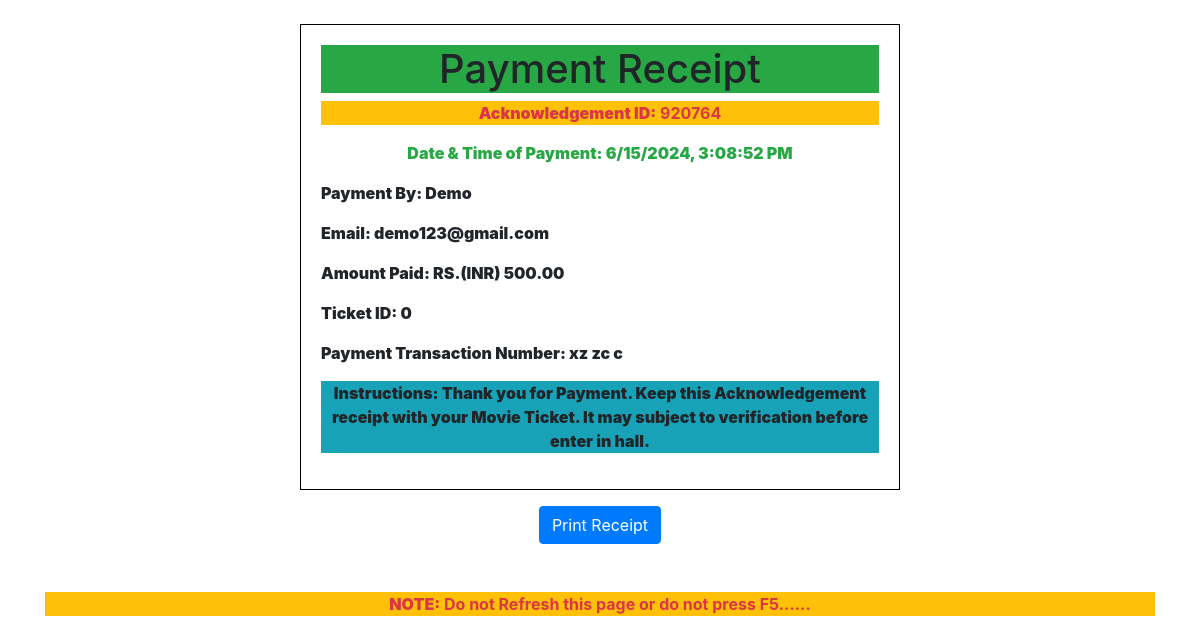
Screenshot of /generate_ticket.php?payment_id=2 (signed in) with the database file from the repository.
### tables this page shows
CREATE TABLE `payment` (
  `payment_id` int NOT NULL AUTO_INCREMENT,
  `paymentname` varchar(255) NOT NULL,
  `email` varchar(255) NOT NULL,
  `amount` decimal(10,2) NOT NULL,
  `ticketid` int NOT NULL,
  `transaction` varchar(255) NOT NULL,
  PRIMARY KEY (`payment_id`)
);

### generate_ticket.php (the view, shortened to what this page needs)
<?php
$host = 'localhost';
$username = 'root';
$password = '';
$database = 'movie_ticket';
$conn = mysqli_connect($host, $username, $password, $database);
if (isset($_GET["payment_id"])) {
    $paymentId = $_GET["payment_id"];
    $query = "SELECT paymentname, email, amount, ticketid, transaction FROM payment WHERE payment_id = ?";
    $stmt = mysqli_prepare($conn, $query);
    if ($stmt) {
        mysqli_stmt_bind_param($stmt, "i", $paymentId);
        mysqli_stmt_execute($stmt);
        $result = mysqli_stmt_get_result($stmt);
        if ($result && mysqli_num_rows($result) > 0) {
            $paymentDetails = mysqli_fetch_assoc($result);
        }
    }
}
?>
<!DOCTYPE html>
<html>
<head>
    <link rel="stylesheet" href="https://maxcdn.bootstrapcdn.com/bootstrap/4.5.2/css/bootstrap.min.css">
</head>
<body>
    <div class="container mt-4">
        <div class="ticket">
            <h1 class="text-center bg-success">Payment Receipt</h1>
            <strong><p class="text-center text-danger bg-warning"><strong>Acknowledgement ID:</strong> <span id="ticketID"></span></p><strong>
            <p class="text-center text-success"><strong>Date & Time of Payment:</strong> <span id="ticketDate"></span></p>
            <p><strong>Payment By:</strong> <?php echo $paymentDetails['paymentname']; ?></p>
            <p><strong>Email:</strong> <?php echo $paymentDetails['email']; ?></p>
            <p><strong>Amount Paid:</strong> RS.(INR) <?php echo $paymentDetails['amount']; ?></p>
            <p><strong>Ticket ID:</strong> <?php echo $paymentDetails['ticketid']; ?></p>
            <p><strong>Payment Transaction Number:</strong> <?php echo $paymentDetails['transaction']; ?></p>
            <p class="text-center bg-info"><strong>Instructions:</strong> Thank you for Payment. Keep this Acknowledgement receipt with your Movie Ticket. It may subject to verification before enter in hall.</p></strong>
        </div>
        <div class="text-center mt-3">
            <button onclick="printTicket()" class="btn btn-primary">Print Receipt</button>
        </div>
        <br>
        <br>
        <p class="text-center text-danger bg-warning"><strong>NOTE:</strong> Do not Refresh this page or do not press F5...... </p></strong>
    </div>
</body>
</html>

### generate_ticket.php (style rules this page uses)
.ticket { border: 1px solid #000; padding: 20px; width: 80%; max-width: 600px; margin: 0 auto; }

### rows the page displays
payment: paymentname "Demo", email "demo123@gmail.com", amount "500.00", ticketid "0", transaction "xz zc c"
